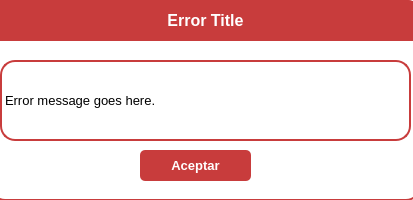
<?xml version="1.0" encoding="UTF-8"?>
<ui version="4.0">
 <class>ErrorDialog</class>
 <widget class="QDialog" name="ErrorDialog">
  <property name="geometry">
   <rect>
    <x>0</x>
    <y>0</y>
    <width>413</width>
    <height>200</height>
   </rect>
  </property>
  <property name="windowTitle">
   <string>Dialog</string>
  </property>
  <property name="styleSheet">
   <string notr="true">background-color: transparent;</string>
  </property>
  <widget class="QFrame" name="frame">
   <property name="geometry">
    <rect>
     <x>-10</x>
     <y>0</y>
     <width>431</width>
     <height>201</height>
    </rect>
   </property>
   <property name="styleSheet">
    <string notr="true">QFrame {
	background-color: rgb(255, 255, 255);
	border-radius: 15px;
	border: 2px solid #c83c3c;
}</string>
   </property>
   <property name="frameShape">
    <enum>QFrame::StyledPanel</enum>
   </property>
   <property name="frameShadow">
    <enum>QFrame::Raised</enum>
   </property>
   <widget class="QLabel" name="lblTitle">
    <property name="geometry">
     <rect>
      <x>-10</x>
      <y>0</y>
      <width>441</width>
      <height>41</height>
     </rect>
    </property>
    <property name="font">
     <font>
      <pointsize>12</pointsize>
      <weight>75</weight>
      <bold>true</bold>
     </font>
    </property>
    <property name="styleSheet">
     <string notr="true">background-color: #c83c3c;
color: white;
border-top-left-radius: 13px;
border-top-right-radius: 13px;
border-bottom-left-radius: 0px;
border-bottom-right-radius: 0px;
padding-left: 10px;</string>
    </property>
    <property name="text">
     <string>Error Title</string>
    </property>
    <property name="alignment">
     <set>Qt::AlignCenter</set>
    </property>
   </widget>
   <widget class="QLabel" name="lblMessage">
    <property name="geometry">
     <rect>
      <x>10</x>
      <y>60</y>
      <width>411</width>
      <height>81</height>
     </rect>
    </property>
    <property name="font">
     <font>
      <family>Segoe UI</family>
      <pointsize>10</pointsize>
     </font>
    </property>
    <property name="text">
     <string>Error message goes here.</string>
    </property>
    <property name="alignment">
     <set>Qt::AlignLeading|Qt::AlignLeft|Qt::AlignVCenter</set>
    </property>
    <property name="wordWrap">
     <bool>true</bool>
    </property>
   </widget>
   <widget class="QPushButton" name="btnAceptar">
    <property name="geometry">
     <rect>
      <x>150</x>
      <y>150</y>
      <width>111</width>
      <height>31</height>
     </rect>
    </property>
    <property name="font">
     <font>
      <pointsize>10</pointsize>
      <weight>75</weight>
      <bold>true</bold>
     </font>
    </property>
    <property name="cursor">
     <cursorShape>PointingHandCursor</cursorShape>
    </property>
    <property name="styleSheet">
     <string notr="true">QPushButton {
	background-color: #c83c3c;
	color: white;
	border-radius: 5px;
}
QPushButton:hover {
	background-color: #e74c3c;
}</string>
    </property>
    <property name="text">
     <string>Aceptar</string>
    </property>
   </widget>
  </widget>
 </widget>
 <resources/>
 <connections/>
</ui>
